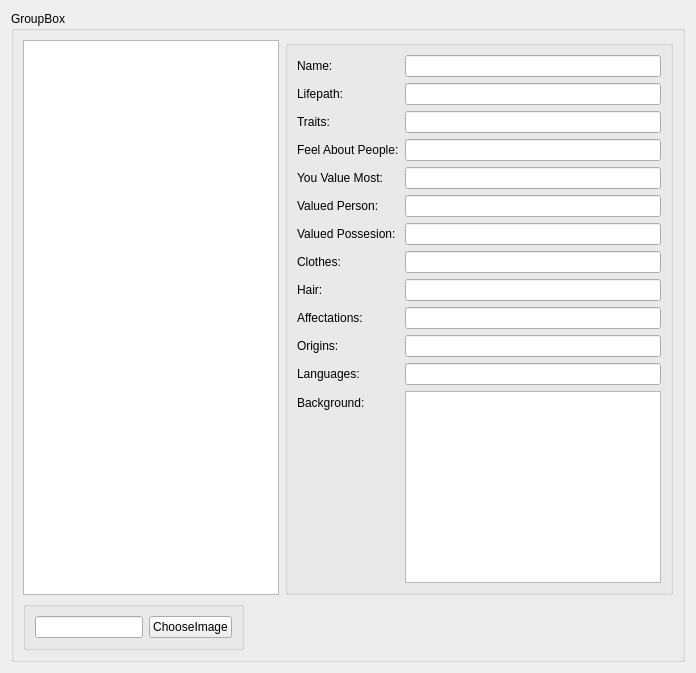
      <widget class="QWidget" name="tab">
       <attribute name="title">
        <string>Character Information</string>
       </attribute>
       <layout class="QVBoxLayout" name="verticalLayout_3">
        <item>
         <widget class="QGroupBox" name="groupBox">
          <property name="title">
           <string>GroupBox</string>
          </property>
          <layout class="QFormLayout" name="formLayout">
           <property name="fieldGrowthPolicy">
            <enum>QFormLayout::ExpandingFieldsGrow</enum>
           </property>
           <item row="1" column="0">
            <widget class="QGraphicsView" name="graphicsView"/>
           </item>
           <item row="1" column="1">
            <widget class="QGroupBox" name="groupBox_3">
             <layout class="QFormLayout" name="formLayout_2">
              <property name="fieldGrowthPolicy">
               <enum>QFormLayout::ExpandingFieldsGrow</enum>
              </property>
              <item row="1" column="0">
               <widget class="QLabel" name="label_3">
                <property name="text">
                 <string>Lifepath:</string>
                </property>
               </widget>
              </item>
              <item row="1" column="1">
               <widget class="QLineEdit" name="lineEdit_3"/>
              </item>
              <item row="3" column="0">
               <widget class="QLabel" name="label_5">
                <property name="text">
                 <string>Traits:</string>
                </property>
               </widget>
              </item>
              <item row="3" column="1">
               <widget class="QLineEdit" name="lineEdit_4"/>
              </item>
              <item row="4" column="0">
               <widget class="QLabel" name="label_6">
                <property name="text">
                 <string>Feel About People:</string>
                </property>
               </widget>
              </item>
              <item row="5" column="0">
               <widget class="QLabel" name="label_7">
                <property name="text">
                 <string>You Value Most:</string>
                </property>
               </widget>
              </item>
              <item row="6" column="0">
               <widget class="QLabel" name="label_8">
                <property name="text">
                 <string>Valued Person:</string>
                </property>
               </widget>
              </item>
              <item row="7" column="0">
               <widget class="QLabel" name="label_9">
                <property name="text">
                 <string>Valued Possesion:</string>
                </property>
               </widget>
              </item>
              <item row="9" column="0">
               <widget class="QLabel" name="label_4">
                <property name="text">
                 <string>Clothes:</string>
                </property>
               </widget>
              </item>
              <item row="10" column="0">
               <widget class="QLabel" name="label_10">
                <property name="text">
                 <string>Hair:</string>
                </property>
               </widget>
              </item>
              <item row="11" column="0">
               <widget class="QLabel" name="label_11">
                <property name="text">
                 <string>Affectations:</string>
                </property>
               </widget>
              </item>
              <item row="12" column="0">
               <widget class="QLabel" name="label_12">
                <property name="text">
                 <string>Origins:</string>
                </property>
               </widget>
              </item>
              <item row="13" column="0">
               <widget class="QLabel" name="label_13">
                <property name="text">
                 <string>Languages:</string>
                </property>
               </widget>
              </item>
              <item row="14" column="0">
               <widget class="QLabel" name="label_14">
                <property name="text">
                 <string>Background:</string>
                </property>
               </widget>
              </item>
              <item row="4" column="1">
               <widget class="QLineEdit" name="lineEdit_5"/>
              </item>
              <item row="5" column="1">
               <widget class="QLineEdit" name="lineEdit_6"/>
              </item>
              <item row="6" column="1">
               <widget class="QLineEdit" name="lineEdit_7"/>
              </item>
              <item row="9" column="1">
               <widget class="QLineEdit" name="lineEdit_8"/>
              </item>
              <item row="7" column="1">
               <widget class="QLineEdit" name="lineEdit_9"/>
              </item>
              <item row="10" column="1">
               <widget class="QLineEdit" name="lineEdit_10"/>
              </item>
              <item row="11" column="1">
               <widget class="QLineEdit" name="lineEdit_11"/>
              </item>
              <item row="12" column="1">
               <widget class="QLineEdit" name="lineEdit_12"/>
              </item>
              <item row="13" column="1">
               <widget class="QLineEdit" name="lineEdit_13"/>
              </item>
              <item row="14" column="1">
               <widget class="QPlainTextEdit" name="plainTextEdit"/>
              </item>
              <item row="0" column="0">
               <widget class="QLabel" name="label_2">
                <property name="text">
                 <string>Name:</string>
                </property>
               </widget>
              </item>
              <item row="0" column="1">
               <widget class="QLineEdit" name="lineEdit_2"/>
              </item>
             </layout>
            </widget>
           </item>
           <item row="2" column="0">
            <widget class="QGroupBox" name="groupBox">
             <layout class="QHBoxLayout" name="horizontalLayout">
              <item>
               <widget class="QLineEdit" name="lineEdit"/>
              </item>
              <item>
               <widget class="QPushButton" name="pushButton">
                <property name="text">
                 <string>ChooseImage</string>
                </property>
               </widget>
              </item>
             </layout>
            </widget>
           </item>
          </layout>
         </widget>
        </item>
       </layout>
      </widget>
